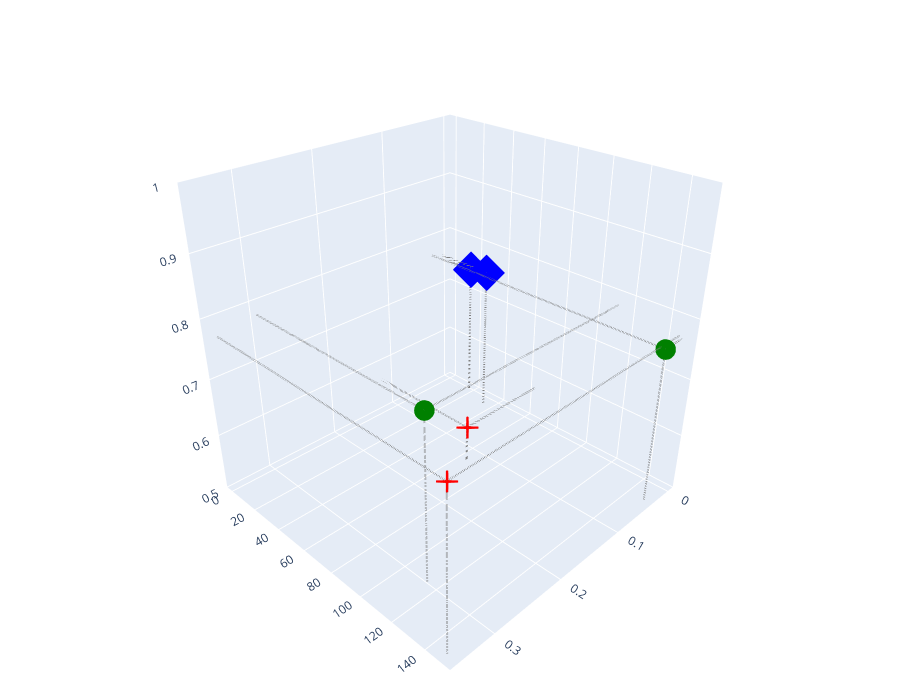

The notebook cell this image was saved under:
### Markdown cell above
## Figure

### Code cell
import plotly.graph_objects as go


SHOW_TICKS = True      # True = 축 숫자 ON / False = OFF
SHOW_LABELS = False     # True = point label ON / False = OFF

models = [
    "GPT Terra",
    "GPT Luna",
    "Claude Sonnet 5",
    "Claude Haiku 4-5",
    "Gemini 3.1 Pro Preview",
    "Gemini 3.5 Flash Lite"
]

cost = [0.2988, 0.0329, 0.3488, 0.1257, 0.0144, 0.0023]
time = [113.8580, 149.3291, 147.7105, 66.1644, 33.6140, 17.1684]
accuracy = [0.7828, 0.7690, 0.7718, 0.5695, 0.7621, 0.7463]

colors = [
    "green",   # GPT Terra
    "green",   # GPT Luna
    "red",     # Claude Sonnet 5
    "red",     # Claude Haiku 4-5
    "blue",    # Gemini 3.1 Pro Preview
    "blue"     # Gemini 3.5 Flash Lite
]

symbols = [
    "circle",       # GPT Terra
    "circle",       # GPT Luna
    "cross",        # Claude Sonnet 5
    "cross",        # Claude Haiku 4-5
    "diamond",      # Gemini 3.1 Pro Preview
    "diamond"       # Gemini 3.5 Flash Lite
]

x_min = 0.0
x_max = 0.40

y_min = 0.0
y_max = 160

z_min = 0.50
z_max = 1

fig = go.Figure()

for x, y, z in zip(cost, time, accuracy):

    # --------------------------------------------------------
    # Vertical projection: point -> bottom plane
    # --------------------------------------------------------
    fig.add_trace(
        go.Scatter3d(
            x=[x, x],
            y=[y, y],
            z=[z_min, z],

            mode="lines",

            line=dict(
                color="gray",
                width=4,
                dash="dot"
            ),

            hoverinfo="skip",
            showlegend=False
        )
    )


    # --------------------------------------------------------
    # Projection toward Y wall
    # point -> y = y_min
    # --------------------------------------------------------
    fig.add_trace(
        go.Scatter3d(
            x=[x, x],
            y=[y_min, y],
            z=[z, z],

            mode="lines",

            line=dict(
                color="gray",
                width=4,
                dash="dot"
            ),

            hoverinfo="skip",
            showlegend=False
        )
    )


    # --------------------------------------------------------
    # Projection toward X wall
    # point -> x = x_min
    # --------------------------------------------------------
    fig.add_trace(
        go.Scatter3d(
            x=[x_min, x],
            y=[y, y],
            z=[z, z],

            mode="lines",

            line=dict(
                color="gray",
                width=4,
                dash="dot"
            ),

            hoverinfo="skip",
            showlegend=False
        )
    )

fig.add_trace(
    go.Scatter3d(x=cost, y=time, z=accuracy,
        mode="markers",
        # mode="markers+text",   # <-- Point labels ON

        text=models,
        textposition="top center",

        marker=dict(size=12, color=colors, symbol=symbols, opacity=1.0),

        hovertemplate=(
            "<b>%{text}</b><br>"
            "Cost: %{x:.3f}<br>"
            "Time: %{y:.1f}<br>"
            "Accuracy: %{z:.4f}"
            "<extra></extra>"
        )
    )
)


fig.update_layout(width=900, height=700,
    margin=dict(l=0, r=0, b=0, t=0),
    showlegend=False,
    scene=dict(
        xaxis=dict(
            title="",             # no axis label
            showticklabels=SHOW_TICKS, # no numbers
            ticks="",
            showgrid=True,
            zeroline=False
        ),

        yaxis=dict(
            title="",
            showticklabels=SHOW_TICKS,
            ticks="",
            showgrid=True,
            zeroline=False
        ),

        zaxis=dict(
            title="",
            showticklabels=SHOW_TICKS,
            ticks="",
            showgrid=True,
            zeroline=False,
            tick0=0.5,
            dtick=0.1,
            range=[z_min, z_max]
        ),

        # Initial camera angle
        camera=dict(
            eye=dict(
                x=1.5,
                y=1.5,
                z=1.2
            )
        ),

        aspectmode="cube"
    )
)

fig.show()

### Figure 1 — Plotly figure (JSON) as saved in the notebook; plotly's stock layout.template omitted (floating-point values rounded to 4 significant figures)
{"data": [{"hoverinfo": "skip", "line": {"color": "gray", "dash": "dot", "width": 4}, "mode": "lines", "showlegend": false, "type": "scatter3d", "x": [0.2988, 0.2988], "y": [113.9, 113.9], "z": [0.5, 0.7828]}, {"hoverinfo": "skip", "line": {"color": "gray", "dash": "dot", "width": 4}, "mode": "lines", "showlegend": false, "type": "scatter3d", "x": [0.2988, 0.2988], "y": [0, 113.9], "z": [0.7828, 0.7828]}, {"hoverinfo": "skip", "line": {"color": "gray", "dash": "dot", "width": 4}, "mode": "lines", "showlegend": false, "type": "scatter3d", "x": [0, 0.2988], "y": [113.9, 113.9], "z": [0.7828, 0.7828]}, {"hoverinfo": "skip", "line": {"color": "gray", "dash": "dot", "width": 4}, "mode": "lines", "showlegend": false, "type": "scatter3d", "x": [0.0329, 0.0329], "y": [149.3, 149.3], "z": [0.5, 0.769]}, {"hoverinfo": "skip", "line": {"color": "gray", "dash": "dot", "width": 4}, "mode": "lines", "showlegend": false, "type": "scatter3d", "x": [0.0329, 0.0329], "y": [0, 149.3], "z": [0.769, 0.769]}, {"hoverinfo": "skip", "line": {"color": "gray", "dash": "dot", "width": 4}, "mode": "lines", "showlegend": false, "type": "scatter3d", "x": [0, 0.0329], "y": [149.3, 149.3], "z": [0.769, 0.769]}, {"hoverinfo": "skip", "line": {"color": "gray", "dash": "dot", "width": 4}, "mode": "lines", "showlegend": false, "type": "scatter3d", "x": [0.3488, 0.3488], "y": [147.7, 147.7], "z": [0.5, 0.7718]}, {"hoverinfo": "skip", "line": {"color": "gray", "dash": "dot", "width": 4}, "mode": "lines", "showlegend": false, "type": "scatter3d", "x": [0.3488, 0.3488], "y": [0, 147.7], "z": [0.7718, 0.7718]}, {"hoverinfo": "skip", "line": {"color": "gray", "dash": "dot", "width": 4}, "mode": "lines", "showlegend": false, "type": "scatter3d", "x": [0, 0.3488], "y": [147.7, 147.7], "z": [0.7718, 0.7718]}, {"hoverinfo": "skip", "line": {"color": "gray", "dash": "dot", "width": 4}, "mode": "lines", "showlegend": false, "type": "scatter3d", "x": [0.1257, 0.1257], "y": [66.16, 66.16], "z": [0.5, 0.5695]}, {"hoverinfo": "skip", "line": {"color": "gray", "dash": "dot", "width": 4}, "mode": "lines", "showlegend": false, "type": "scatter3d", "x": [0.1257, 0.1257], "y": [0, 66.16], "z": [0.5695, 0.5695]}, {"hoverinfo": "skip", "line": {"color": "gray", "dash": "dot", "width": 4}, "mode": "lines", "showlegend": false, "type": "scatter3d", "x": [0, 0.1257], "y": [66.16, 66.16], "z": [0.5695, 0.5695]}, {"hoverinfo": "skip", "line": {"color": "gray", "dash": "dot", "width": 4}, "mode": "lines", "showlegend": false, "type": "scatter3d", "x": [0.0144, 0.0144], "y": [33.61, 33.61], "z": [0.5, 0.7621]}, {"hoverinfo": "skip", "line": {"color": "gray", "dash": "dot", "width": 4}, "mode": "lines", "showlegend": false, "type": "scatter3d", "x": [0.0144, 0.0144], "y": [0, 33.61], "z": [0.7621, 0.7621]}, {"hoverinfo": "skip", "line": {"color": "gray", "dash": "dot", "width": 4}, "mode": "lines", "showlegend": false, "type": "scatter3d", "x": [0, 0.0144], "y": [33.61, 33.61], "z": [0.7621, 0.7621]}, {"hoverinfo": "skip", "line": {"color": "gray", "dash": "dot", "width": 4}, "mode": "lines", "showlegend": false, "type": "scatter3d", "x": [0.0023, 0.0023], "y": [17.17, 17.17], "z": [0.5, 0.7463]}, {"hoverinfo": "skip", "line": {"color": "gray", "dash": "dot", "width": 4}, "mode": "lines", "showlegend": false, "type": "scatter3d", "x": [0.0023, 0.0023], "y": [0, 17.17], "z": [0.7463, 0.7463]}, {"hoverinfo": "skip", "line": {"color": "gray", "dash": "dot", "width": 4}, "mode": "lines", "showlegend": false, "type": "scatter3d", "x": [0, 0.0023], "y": [17.17, 17.17], "z": [0.7463, 0.7463]}, {"hovertemplate": "<b>%{text}</b><br>Cost: %{x:.3f}<br>Time: %{y:.1f}<br>Accuracy: %{z:.4f}<extra></extra>", "marker": {"color": ["green", "green", "red", "red", "blue", "blue"], "opacity": 1, "size": 12, "symbol": ["circle", "circle", "cross", "cross", "diamond", "diamond"]}, "mode": "markers", "text": ["GPT Terra", "GPT Luna", "Claude Sonnet 5", "Claude Haiku 4-5", "Gemini 3.1 Pro Preview", "Gemini 3.5 Flash Lite"], "textposition": "top center", "type": "scatter3d", "x": [0.2988, 0.0329, 0.3488, 0.1257, 0.0144, 0.0023], "y": [113.9, 149.3, 147.7, 66.16, 33.61, 17.17], "z": [0.7828, 0.769, 0.7718, 0.5695, 0.7621, 0.7463]}], "layout": {"height": 700, "margin": {"b": 0, "l": 0, "r": 0, "t": 0}, "scene": {"aspectmode": "cube", "camera": {"eye": {"x": 1.5, "y": 1.5, "z": 1.2}}, "xaxis": {"showgrid": true, "showticklabels": true, "ticks": "", "title": {"text": ""}, "zeroline": false}, "yaxis": {"showgrid": true, "showticklabels": true, "ticks": "", "title": {"text": ""}, "zeroline": false}, "zaxis": {"dtick": 0.1, "range": [0.5, 1], "showgrid": true, "showticklabels": true, "tick0": 0.5, "ticks": "", "title": {"text": ""}, "zeroline": false}}, "showlegend": false, "width": 900}}
